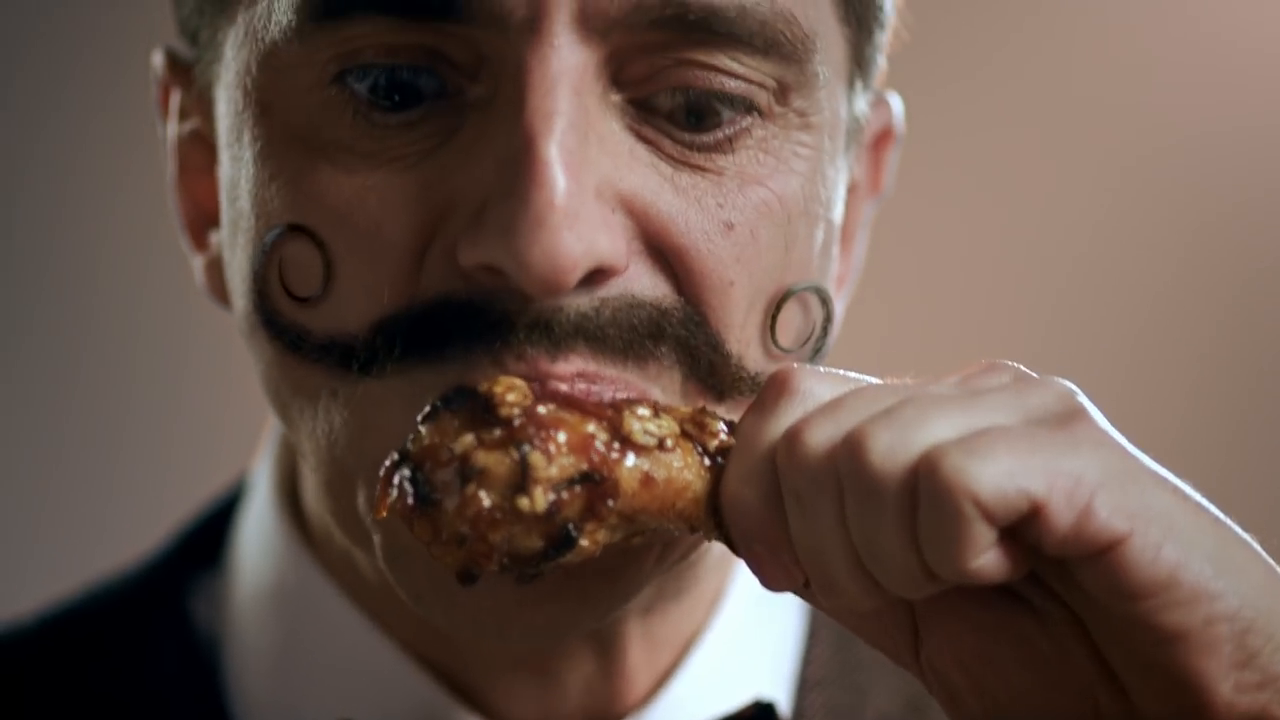
#> input picture frame 45 of moms.mp4, 1280 x 720 px
$ jupyter execute --allow-errors 'video_ex_02(body detection).ipynb'   (older library calls are emulated)
#> lines starting #> are read from the running program, lines starting #| are printed output that depends on the picture; after the words box and inside, x2 and y2 are one past the last pixel; in counts of white or black regions, pixels touching at a corner belong together; pictures that were not available may be replaced by others from this repository, and a replacement may not be noted
[cell 1]
import cv2
import numpy as np

[cell 2]
#얼굴 탐지
conda_path = 'C:\\Users\\BIT-USER\\Anaconda3\\Library\\etc\\haarcascades\\'
face_cascade = cv2.CascadeClassifier(conda_path + 'haarcascade_frontalface_default.xml')

cap = cv2.VideoCapture('moms.mp4')
scaling_factor = 0.5

while True:
    ret, frame = cap.read()
#> frame is the input picture: shape (720, 1280, 3); mean B, G, R 76.4, 86.2, 106.1

    if ret:
        frame = cv2.resize(frame, None, fx=scaling_factor, fy=scaling_factor, interpolation = cv2.INTER_AREA)
#> frame: shape (360, 640, 3)
        gray = cv2.cvtColor(frame, cv2.COLOR_BGR2GRAY)
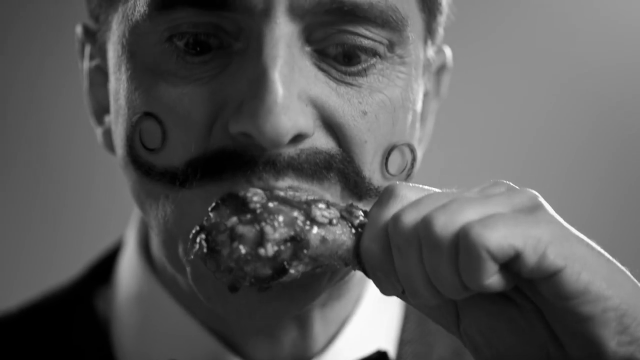
#> gray: shape (360, 640); min 0, max 254, mean 91.1

        face_rects = face_cascade.detectMultiScale(gray, 1.3, 5)
#> face_rects = ()

        for(x, y, w, h) in face_rects:
            cv2.rectangle(frame, (x, y), (x+w, y+h), (0, 255, 0), 3)
#> this loop made 0 passes

        cv2.imshow('Face Detector', frame)

        if cv2.waitKey(1) == 27:
#> (key q is pressed here)
            break
    else:
        break

cap.release()
cv2.destroyAllWindows()

[cell 3]
# 홍채 탐지 (영상 / 안됨)
import math

cap = cv2.VideoCapture('face_close_up.mp4')
scaling_factor = 0.7

while True:
    ret, frame = cap.read()

    if ret:
        frame = cv2.resize(frame, None, fx=scaling_factor, fy=scaling_factor, interpolation = cv2.INTER_AREA)
#> frame: shape (504, 896, 3)
        gray = cv2.cvtColor(frame, cv2.COLOR_BGR2GRAY)
#> gray: shape (504, 896)

        ret, thresh_gray = cv2.threshold(gray, 220, 255, cv2.THRESH_BINARY)
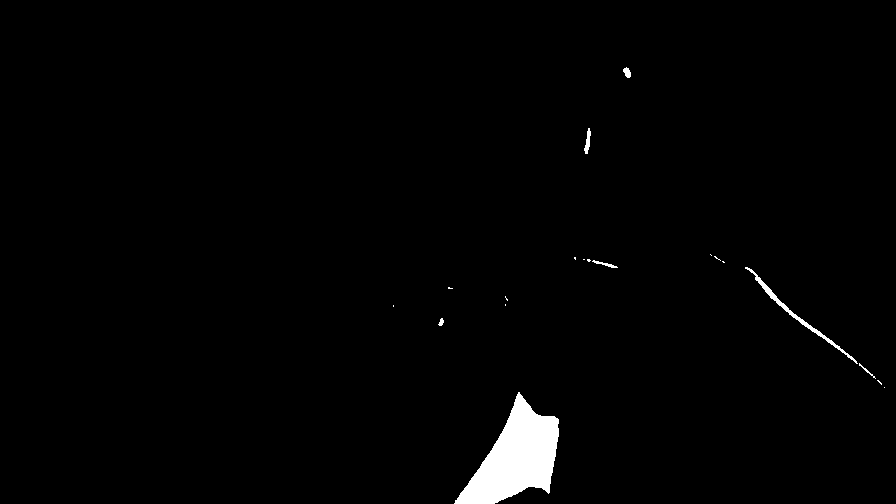
#> thresh_gray: shape (504, 896); 1.5% white; 19 white regions (12 under 20 px)
        image, contours, hierarchy = cv2.findContours(thresh_gray, cv2.RETR_EXTERNAL, cv2.CHAIN_APPROX_NONE)
#> contours = 19 contours, 13 with area under 20; largest, box (x1, y1, x2, y2) and area: (454, 392, 559, 504) 5842, (745, 267, 858, 364) 418, (584, 128, 591, 154) 68, (623, 67, 631, 78) 46, (592, 260, 618, 268) 39, (438, 318, 444, 326) 20

        for contour in contours :
            area = cv2.contourArea(contour)
            rect = cv2.boundingRect(contour)
            x, y, width, height = rect
            radius = 0.25 * (width + height)

            area_condition = (100 <= area <= 200)
            symmetry_condition = (abs(1 - float(width) / float(height)) <= 0.2)
            fill_condition = (abs(1 - (area / (math.pi * math.pow(radius, 2.0)))) <= 0.3)

            if area_condition and symmetry_condition and fill_condition:
                cv2.circle(frame, (int(x + radius), int(y + radius)), int(1.3*radius), (0, 180, 0), -1)
#> this loop made 19 passes
#> (area, x, y, width, height, radius, symmetry_condition) on passes 1, 5, 10, 12, 18, 19: (5842.5, 454, 392, 105, 112, 54.25, True), (20.5, 438, 318, 6, 8, 3.5, False), (417.5, 745, 267, 113, 97, 52.5, True), (39, 592, 260, 26, 8, 8.5, False), (68.5, 584, 128, 7, 26, 8.25, False), (46, 623, 67, 8, 11, 4.75, False)

        cv2.imshow('Iris Detector', frame)

        if cv2.waitKey(1) == 27:
#> (key q is pressed here)
            break

    else :
        break

cap.release()
cv2.destroyAllWindows()

[cell 4]
# 홍채 탐지(이미지 / 안됨)
import math

img = cv2.imread('face.jpg')
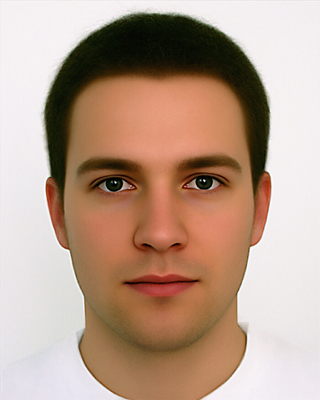
#> input picture face.jpg, 320 x 400 px
#> img is the input picture: shape (400, 320, 3); mean B, G, R 140.9, 158, 184.4
scaling_factor = 0.7

#img = cv2.resize(img, None, fx=scaling_factor, fy=scaling_factor, interpolation = cv2.INTER_AREA)
gray = cv2.cvtColor(~img, cv2.COLOR_BGR2GRAY)
#> gray: shape (400, 320)

ret, thresh_gray = cv2.threshold(gray, 220, 255, cv2.THRESH_BINARY)
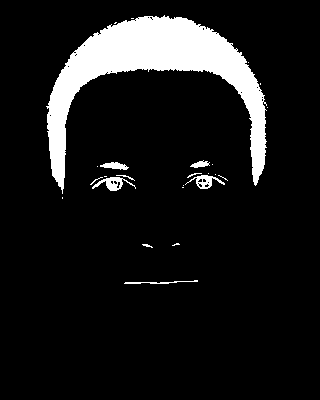
#> thresh_gray: shape (400, 320); 9.9% white; 25 white regions (16 under 20 px)
image, contours, hierarchy = cv2.findContours(thresh_gray, cv2.RETR_EXTERNAL, cv2.CHAIN_APPROX_NONE)
#> contours = 25 contours, 19 with area under 20; largest, box (x1, y1, x2, y2) and area: (46, 15, 267, 194) 11387, (92, 177, 136, 191) 214, (185, 175, 225, 189) 196, (100, 162, 129, 170) 112, (190, 160, 210, 168) 64, (124, 280, 198, 284) 38

for contour in contours :
    area = cv2.contourArea(contour) # 면적 계산
    rect = cv2.boundingRect(contour)
    x, y, width, height = rect
    radius = 0.25 * (width + height)

    area_condition = (100 <= area <= 200)
    symmetry_condition = (abs(1 - float(width) / float(height)) <= 0.2) # 대칭
    fill_condition = (abs(1 - (area / (math.pi * math.pow(radius, 2.0)))) <= 0.3)

    if area_condition and symmetry_condition and fill_condition:
        cv2.circle(img, (int(x + radius), int(y + radius)), int(1.3*radius), (0, 180, 0), -1)
#> this loop made 25 passes
#> (area, x, y, width, height, radius, area_condition, symmetry_condition) on passes 1, 7, 11, 18, 19, 25: (38.5, 124, 280, 74, 4, 19.5, False, False), (213.5, 92, 177, 44, 14, 14.5, False, False), (195.5, 185, 175, 40, 14, 13.5, True, False), (111.5, 100, 162, 29, 8, 9.25, True, False), (64.5, 190, 160, 20, 8, 7, False, False), (11387, 46, 15, 221, 179, 100, False, False)

cv2.imshow('Iris Detector', img)

cv2.waitKey(0)
cap.release()
cv2.destroyAllWindows()

[cell 5]
#얼굴 인식해서 그 부분만 두 배로 만들기
conda_path = 'C:\\Users\\BIT-USER\\Anaconda3\\Library\\etc\\haarcascades\\'
upper_cascade = cv2.CascadeClassifier(conda_path + 'haarcascade_frontalface_default.xml') # haarcascade_frontalface_default

img = cv2.imread('face.jpg')
scaling_factor = 0.5

frame = cv2.resize(img, None, fx=scaling_factor, fy=scaling_factor, interpolation = cv2.INTER_AREA)
#> frame: shape (200, 160, 3)
gray = cv2.cvtColor(frame, cv2.COLOR_BGR2GRAY)
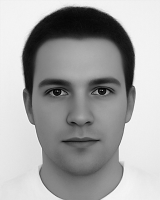
#> gray: shape (200, 160); min 0, max 249, mean 164.1

upper_rects = upper_cascade.detectMultiScale(gray, 1.1, 2) #
#> upper_rects = [[22, 46, 116, 116]]

copy_x=0
copy_y=0
copy_w=0
copy_h=0

for(x, y, w, h) in upper_rects:
    cv2.rectangle(frame, (x, y), (x+w, y+h), (0, 255, 0), 2)
    copy_x = x
    copy_y = y
    copy_w = w
    copy_h = h
#> this loop made 1 pass
#> (x, y, w, h, copy_x, copy_y, copy_w, copy_h) on pass 1: (22, 46, 116, 116, 22, 46, 116, 116)
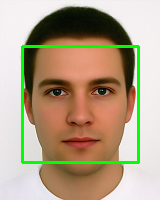
#> frame: shape (200, 160, 3); mean B, G, R 134.1, 161.6, 176

frame1 = frame[copy_y : copy_y+copy_h, copy_x : copy_x+copy_w]
height, width = frame1.shape[:2]

frame1 = cv2.resize(frame1, (2*width, 2*height), interpolation = cv2.INTER_CUBIC) #2배로 만들기
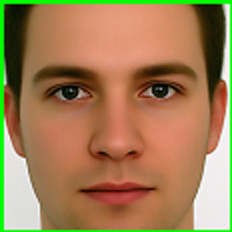
#> frame1: shape (232, 232, 3); mean B, G, R 85.7, 126.7, 161.2

cv2.imshow('Face Detector', frame1)

cv2.waitKey(0)
cap.release()
cv2.destroyAllWindows()

[cell 6]
#상체 탐지(영상)
conda_path = 'C:\\Users\\BIT-USER\\Anaconda3\\Library\\etc\\haarcascades\\'
upper_cascade = cv2.CascadeClassifier(conda_path + 'haarcascade_upperbody.xml')

# [14 lines left out: function rotate, not called in this run]

cap = cv2.VideoCapture('moms.mp4')
scaling_factor = 0.5

while True:
    ret, frame = cap.read()

   # frame = rotate(frame, 90)

    if ret:
        #frame = cv2.resize(frame, None, fx=scaling_factor, fy=scaling_factor, interpolation = cv2.INTER_AREA)
        gray = cv2.cvtColor(frame, cv2.COLOR_BGR2GRAY)
#> gray: shape (720, 1280)

        upper_rects = upper_cascade.detectMultiScale(gray, 1.1, 1)
#> upper_rects = ()

        for(x, y, w, h) in upper_rects:
            cv2.rectangle(frame, (x, y), (x+w, y+h), (0, 255, 0), 2)

        cv2.imshow('Face Detector', frame)

        if cv2.waitKey(1) == 27:
#> (key q is pressed here)
            break
    else:
        break

cap.release()
cv2.destroyAllWindows()

[cell 7]
# 상체인식(이미지)
import numpy as np
import cv2

img = cv2.imread('interviewers.jpg',0)
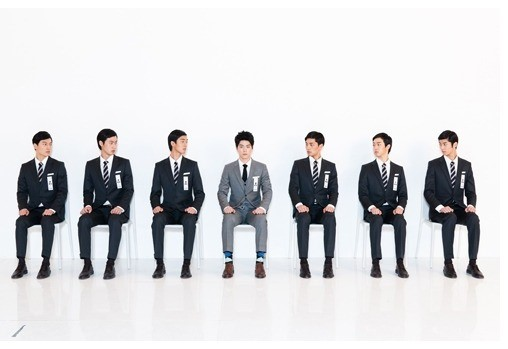
#> input picture interviewers.jpg, 508 x 349 px
#> img: shape (349, 508)

conda_path = 'C:\\Users\\BIT-USER\\Anaconda3\\Library\\etc\\haarcascades\\'
upperBody_cascade = cv2.CascadeClassifier(conda_path + 'haarcascade_upperbody.xml')

arrUpperBody = upperBody_cascade.detectMultiScale(img, 1.1, 2)
#> arrUpperBody = [[269, 113, 87, 71], [337, 114, 90, 74], [59, 107, 94, 77], [130, 110, 90, 73], [1, 117, 79, 64], [401, 110, 93, 76], [195, 110, 96, 79]]

#> (the rest of this cell did not finish here and is left out)

[cell 8]
# 홍채 인식 안됨
import numpy as np
import cv2
import time

cap = cv2.VideoCapture('ddoddo.mp4') 	#640,480
conda_path = 'C:\\Users\\BIT-USER\\Anaconda3\\Library\\etc\\haarcascades\\'
faces = cv2.CascadeClassifier(conda_path + 'haarcascade_frontalface_default.xml')

while(cap.isOpened()):
    ret, frame = cap.read()

    if ret:
        #detect face
        frame = cv2.cvtColor(frame,cv2.COLOR_RGB2GRAY)
#> frame: shape (720, 1280)
        detected = faces.detectMultiScale(frame, 1.3, 5)
#> detected = ()

        pupilFrame = frame
        windowClose = np.ones((5,5),np.uint8)
        windowOpen = np.ones((2,2),np.uint8)
        windowErode = np.ones((2,2),np.uint8)

        #draw square
        for (x,y,w,h) in detected:
            cv2.rectangle(frame, (x,y), ((x+w),(y+h)), (0,0,255),1)
            cv2.line(frame, (x,y), ((x+w,y+h)), (0,0,255),1)
            cv2.line(frame, (x+w,y), ((x,y+h)), (0,0,255),1)
            pupilFrame = cv2.equalizeHist(frame[y+(h*.25):(y+h), x:(x+w)])
            pupilO = pupilFrame
            ret, pupilFrame = cv2.threshold(pupilFrame,55,255,cv2.THRESH_BINARY)		#50 ..nothin 70 is better
            pupilFrame = cv2.morphologyEx(pupilFrame, cv2.MORPH_CLOSE, windowClose)
            pupilFrame = cv2.morphologyEx(pupilFrame, cv2.MORPH_ERODE, windowErode)
            pupilFrame = cv2.morphologyEx(pupilFrame, cv2.MORPH_OPEN, windowOpen)

            #so above we do image processing to get the pupil..
            #now we find the biggest blob and get the centriod

            threshold = cv2.inRange(pupilFrame,250,255)		#get the blobs
            contours, hierarchy = cv2.findContours(threshold,cv2.RETR_LIST,cv2.CHAIN_APPROX_SIMPLE)

            #if there are 3 or more blobs, delete the biggest and delete the left most for the right eye
            #if there are 2 blob, take the second largest
            #if there are 1 or less blobs, do nothing

            if len(contours) >= 2:
                #find biggest blob
                maxArea = 0
                MAindex = 0			#to get the unwanted frame
                distanceX = []		#delete the left most (for right eye)
                currentIndex = 0
                for cnt in contours:
                    area = cv2.contourArea(cnt)
                    center = cv2.moments(cnt)
                    cx,cy = int(center['m10']/center['m00']), int(center['m01']/center['m00'])
                    distanceX.append(cx)
                    if area > maxArea:
                        maxArea = area
                        MAindex = currentIndex
                    currentIndex = currentIndex + 1

                del contours[MAindex]		#remove the picture frame contour
                del distanceX[MAindex]

            eye = 'right'

            if len(contours) >= 2:		#delete the left most blob for right eye
                if eye == 'right':
                    edgeOfEye = distanceX.index(min(distanceX))
                else:
                    edgeOfEye = distanceX.index(max(distanceX))
                del contours[edgeOfEye]
                del distanceX[edgeOfEye]

            if len(contours) >= 1:		#get largest blob
                maxArea = 0
                for cnt in contours:
                    area = cv2.contourArea(cnt)
                    if area > maxArea:
                        maxArea = area
                        largeBlob = cnt

            if len(largeBlob) > 0:
                center = cv2.moments(largeBlob)
                cx,cy = int(center['m10']/center['m00']), int(center['m01']/center['m00'])
                cv2.circle(pupilO,(cx,cy),5,255,-1)

        cv2.imshow('frame2',pupilFrame)
        if cv2.waitKey(1) & 0xFF == ord('q'):
#> (key q is pressed here)
            break

    else:
        break

# Release everything if job is finished
cap.release()
cv2.destroyAllWindows()

[cell 9]
#!/usr/bin/env python
import sys
import cv2

# speed-up using multithreads
cv2.setUseOptimized(True);
cv2.setNumThreads(4);

# read image
im = cv2.imread('taylor.jpg')
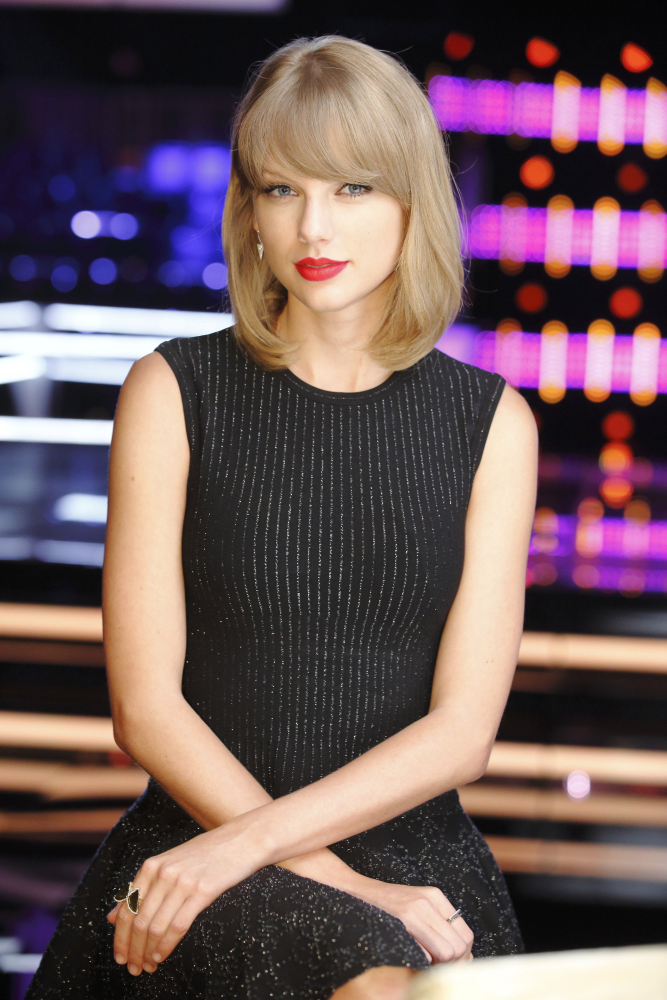
#> input picture taylor.jpg, 2000 x 3000 px (shown at 1/3 size)
#> im is the input picture: shape (3000, 2000, 3); mean B, G, R 92.1, 88.8, 111.2
# resize image
# newHeight = 200
# newWidth = int(im.shape[1]*200/im.shape[0])
# im = cv2.resize(im, (newWidth, newHeight))

# create Selective Search Segmentation Object using default parameters
ss = cv2.ximgproc.segmentation.createSelectiveSearchSegmentation()

# set input image on which we will run segmentation
ss.setBaseImage(im)

# run selective search segmentation on input image
rects = ss.process()
#> rects = ()
print('Total Number of Region Proposals: {}'.format(len(rects)))
#| Total Number of Region Proposals: 0

# number of region proposals to show
numShowRects = 100
# increment to increase/decrease total number
# of reason proposals to be shown
increment = 50

while True:
    # create a copy of original image
    imOut = im.copy()

    # itereate over all the region proposals
    for i, rect in enumerate(rects):
        # draw rectangle for region proposal till numShowRects
        if (i < numShowRects):
            x, y, w, h = rect
            cv2.rectangle(imOut, (x, y), (x+w, y+h), (0, 255, 0), 1, cv2.LINE_AA)
        else:
            break

    # show output
    cv2.imshow("Output", imOut)

    # record key press
    k = cv2.waitKey(0) & 0xFF
#> (key q is pressed here)

    # m is pressed
    if k == 109:
        # increase total number of rectangles to show by increment
        numShowRects += increment
    # l is pressed
    elif k == 108 and numShowRects > increment:
        # decrease total number of rectangles to show by increment
        numShowRects -= increment
    # q is pressed
    elif k == 113:
        break
# close image show window
cv2.destroyAllWindows()

[cell 10]
#영상 합치기 & 저장

cap = cv2.VideoCapture('moms.mp4')
cap2 = cv2.VideoCapture('moms.mp4')

w = cap.get(cv2.CAP_PROP_FRAME_WIDTH)
#> w = 1280
h = cap.get(cv2.CAP_PROP_FRAME_HEIGHT)
#> h = 720

# Define the codec and create VideoWriter object
fourcc = cv2.VideoWriter_fourcc(*'DIVX')
#> fourcc = 1482049860
out = cv2.VideoWriter('output.mp4',fourcc, 20.0, (int(w), int(h)))

while True:
    ret, frame1 = cap.read()
    ret2, frame2 = cap2.read()

    if ret:
        frame2 = cv2.resize(frame2, None, fx=0.25, fy=0.25, interpolation = cv2.INTER_CUBIC)

        height = frame2.shape[0]
        width = frame2.shape[1]

        frame1[100:100+height, 100:100+width] = frame2[:height, :width]
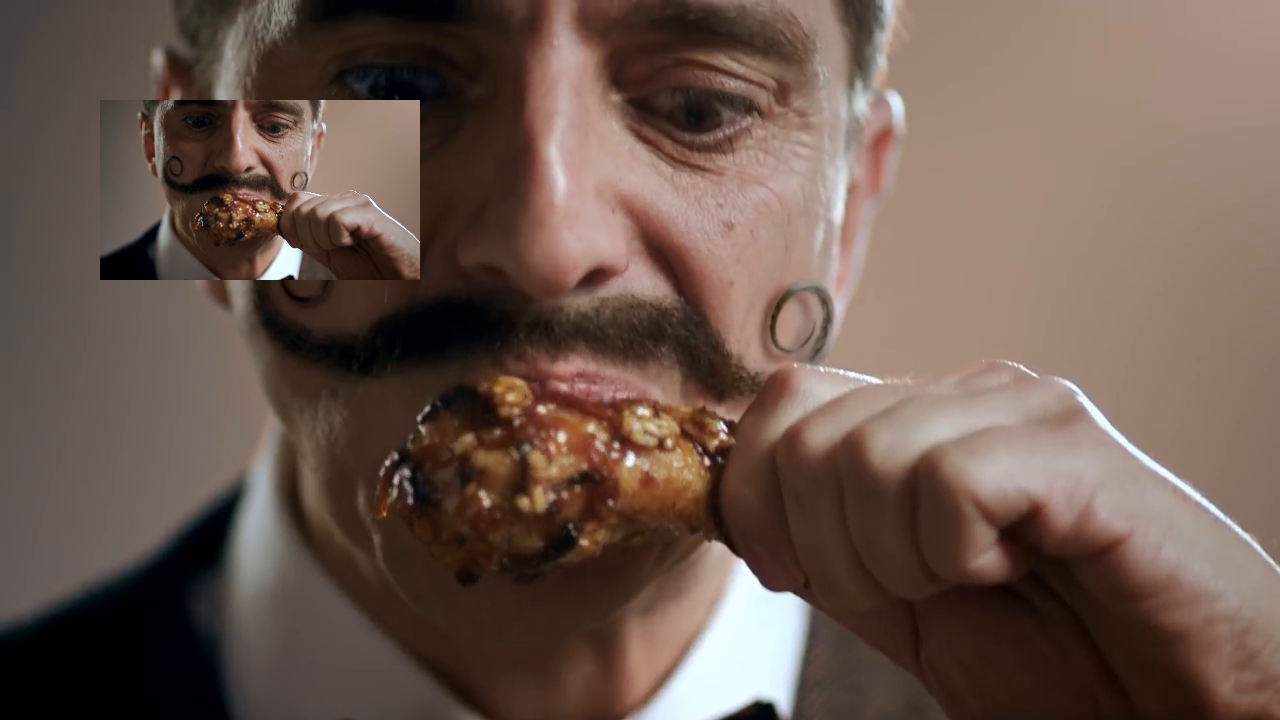
#> frame1: shape (720, 1280, 3); 6.25% of pixels changed, all inside (x1, y1, x2, y2) = (100, 100, 420, 280)

        out.write(frame1)

        cv2.imshow('frame',frame1)

        if cv2.waitKey(50) & 0xFF == ord('q'):
#> (key q is pressed here)
            break
    else:
        break

cap.release()
out.release()
cv2.destroyAllWindows()

[cell 11]
#상체 탐지(영상) + 확대해서 영상에 보이기
conda_path = 'C:\\Users\\BIT-USER\\Anaconda3\\Library\\etc\\haarcascades\\'
upper_cascade = cv2.CascadeClassifier(conda_path + 'haarcascade_upperbody.xml')

cap = cv2.VideoCapture('HUN.mp4')
scaling_factor = 0.5

width = cap.get(cv2.CAP_PROP_FRAME_WIDTH)
#> width = 1280
height = cap.get(cv2.CAP_PROP_FRAME_HEIGHT)
#> height = 720


while True:
    ret, frame1 = cap.read()

    if ret:
        frame1 = cv2.resize(frame1, None, fx=scaling_factor, fy=scaling_factor, interpolation = cv2.INTER_AREA)
        gray = cv2.cvtColor(frame1, cv2.COLOR_BGR2GRAY)

        upper_rects = upper_cascade.detectMultiScale(gray, 1.1, 1)

        copy_x=0
        copy_y=0
        copy_w=0
        copy_h=0

        for(x, y, w, h) in upper_rects:
            cv2.rectangle(frame1, (x, y), (x+w, y+h), (0, 255, 0), 0)
            copy_x = x
            copy_y = y
            copy_w = w
            copy_h = h

            frame2 = frame1[copy_y : copy_y+copy_h, copy_x : copy_x+copy_w]

            frame2 = cv2.resize(frame2, (2*frame2.shape[0], 2*frame2.shape[1]), interpolation = cv2.INTER_CUBIC) #2배로 만들기

            frame1[100:100+frame2.shape[0], 100:100+frame2.shape[1]] = frame2[:frame2.shape[0], :frame2.shape[1]]

        cv2.imshow('Face Detector', frame1)

        if cv2.waitKey(1) == 27:
#> (key q is pressed here)
            break
    else:
        break

cap.release()
cv2.destroyAllWindows()
